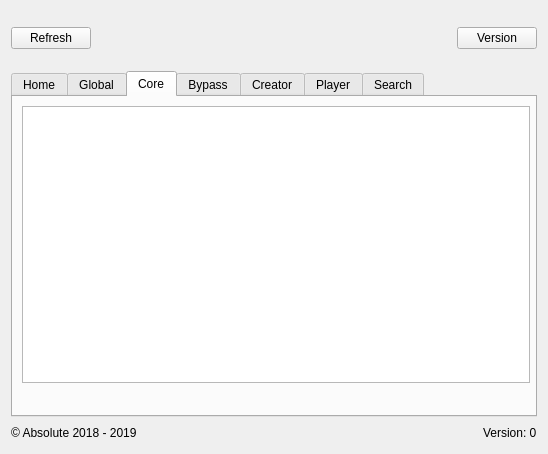
<?xml version="1.0" encoding="UTF-8"?>
<ui version="4.0">
 <class>MainWindow</class>
 <widget class="QMainWindow" name="MainWindow">
  <property name="geometry">
   <rect>
    <x>0</x>
    <y>0</y>
    <width>548</width>
    <height>454</height>
   </rect>
  </property>
  <property name="windowTitle">
   <string>Mega Hack v5</string>
  </property>
  <widget class="QWidget" name="centralWidget">
   <layout class="QVBoxLayout" name="verticalLayout_9">
    <item>
     <layout class="QHBoxLayout" name="horizontalLayout">
      <item>
       <layout class="QVBoxLayout" name="verticalLayout_8">
        <item>
         <widget class="QPushButton" name="refreshPushButton">
          <property name="text">
           <string>Refresh</string>
          </property>
         </widget>
        </item>
       </layout>
      </item>
      <item>
       <spacer name="horizontalSpacer">
        <property name="orientation">
         <enum>Qt::Horizontal</enum>
        </property>
        <property name="sizeHint" stdset="0">
         <size>
          <width>40</width>
          <height>20</height>
         </size>
        </property>
       </spacer>
      </item>
      <item>
       <widget class="QLabel" name="bannerLabel">
        <property name="minimumSize">
         <size>
          <width>116</width>
          <height>54</height>
         </size>
        </property>
        <property name="text">
         <string/>
        </property>
       </widget>
      </item>
      <item>
       <spacer name="horizontalSpacer_2">
        <property name="orientation">
         <enum>Qt::Horizontal</enum>
        </property>
        <property name="sizeHint" stdset="0">
         <size>
          <width>40</width>
          <height>20</height>
         </size>
        </property>
       </spacer>
      </item>
      <item>
       <layout class="QVBoxLayout" name="verticalLayout">
        <item>
         <widget class="QPushButton" name="versionCheckPushButton">
          <property name="text">
           <string>Version</string>
          </property>
         </widget>
        </item>
       </layout>
      </item>
     </layout>
    </item>
    <item>
     <widget class="QTabWidget" name="tabWidget">
      <property name="maximumSize">
       <size>
        <width>16777215</width>
        <height>16777215</height>
       </size>
      </property>
      <property name="currentIndex">
       <number>2</number>
      </property>
      <widget class="QWidget" name="otherTab">
       <attribute name="title">
        <string>Home</string>
       </attribute>
       <layout class="QVBoxLayout" name="verticalLayout_6">
        <item>
         <widget class="QLabel" name="pidLabel">
          <property name="text">
           <string>PID:0</string>
          </property>
         </widget>
        </item>
        <item>
         <widget class="QTextBrowser" name="infoTextBrowser"/>
        </item>
       </layout>
      </widget>
      <widget class="QWidget" name="genericPage">
       <attribute name="title">
        <string>Global</string>
       </attribute>
       <layout class="QVBoxLayout" name="verticalLayout_7">
        <item>
         <layout class="QHBoxLayout" name="horizontalLayout_3">
          <item>
           <widget class="QLabel" name="label_5">
            <property name="minimumSize">
             <size>
              <width>70</width>
              <height>0</height>
             </size>
            </property>
            <property name="text">
             <string>Miscellaneous:</string>
            </property>
           </widget>
          </item>
          <item>
           <widget class="QPushButton" name="moduleInfoPushButton">
            <property name="text">
             <string>Module Info</string>
            </property>
           </widget>
          </item>
          <item>
           <widget class="QPushButton" name="anticheatPushButton">
            <property name="text">
             <string>No AntiCheat</string>
            </property>
           </widget>
          </item>
          <item>
           <widget class="QPushButton" name="transitionPushButton">
            <property name="text">
             <string>Transition</string>
            </property>
           </widget>
          </item>
          <item>
           <widget class="QPushButton" name="labelTextPushButton">
            <property name="text">
             <string>Label Text</string>
            </property>
           </widget>
          </item>
          <item>
           <spacer name="horizontalSpacer_3">
            <property name="orientation">
             <enum>Qt::Horizontal</enum>
            </property>
            <property name="sizeHint" stdset="0">
             <size>
              <width>40</width>
              <height>20</height>
             </size>
            </property>
           </spacer>
          </item>
         </layout>
        </item>
        <item>
         <layout class="QHBoxLayout" name="horizontalLayout_6"/>
        </item>
        <item>
         <layout class="QHBoxLayout" name="horizontalLayout_4"/>
        </item>
        <item>
         <widget class="QListWidget" name="globalListWidget"/>
        </item>
       </layout>
      </widget>
      <widget class="QWidget" name="coreTab">
       <attribute name="title">
        <string>Core</string>
       </attribute>
       <widget class="QListWidget" name="coreListWidget">
        <property name="geometry">
         <rect>
          <x>9</x>
          <y>9</y>
          <width>508</width>
          <height>277</height>
         </rect>
        </property>
       </widget>
      </widget>
      <widget class="QWidget" name="bypassTab">
       <attribute name="title">
        <string>Bypass</string>
       </attribute>
       <layout class="QVBoxLayout" name="verticalLayout_5">
        <item>
         <widget class="QListWidget" name="bypassListWidget"/>
        </item>
       </layout>
      </widget>
      <widget class="QWidget" name="creatorTab">
       <attribute name="title">
        <string>Creator</string>
       </attribute>
       <layout class="QVBoxLayout" name="verticalLayout_3">
        <item>
         <layout class="QHBoxLayout" name="horizontalLayout_9">
          <item>
           <widget class="QPushButton" name="creatorSetValuePushButton">
            <property name="text">
             <string>Set Value</string>
            </property>
           </widget>
          </item>
          <item>
           <widget class="QComboBox" name="creatorValueComboBox">
            <property name="editable">
             <bool>false</bool>
            </property>
            <property name="sizeAdjustPolicy">
             <enum>QComboBox::AdjustToContents</enum>
            </property>
            <property name="iconSize">
             <size>
              <width>16</width>
              <height>16</height>
             </size>
            </property>
           </widget>
          </item>
          <item>
           <widget class="QDoubleSpinBox" name="creatorValueDoubleSpinBox">
            <property name="decimals">
             <number>3</number>
            </property>
            <property name="minimum">
             <double>-2147483648.000000000000000</double>
            </property>
            <property name="maximum">
             <double>2147483647.000000000000000</double>
            </property>
           </widget>
          </item>
          <item>
           <widget class="QDoubleSpinBox" name="creatorCurrentValueDoubleSpinBox">
            <property name="frame">
             <bool>true</bool>
            </property>
            <property name="readOnly">
             <bool>true</bool>
            </property>
            <property name="buttonSymbols">
             <enum>QAbstractSpinBox::NoButtons</enum>
            </property>
            <property name="accelerated">
             <bool>false</bool>
            </property>
            <property name="decimals">
             <number>3</number>
            </property>
            <property name="minimum">
             <double>-2147483648.000000000000000</double>
            </property>
            <property name="maximum">
             <double>2147483647.000000000000000</double>
            </property>
           </widget>
          </item>
          <item>
           <spacer name="horizontalSpacer_8">
            <property name="orientation">
             <enum>Qt::Horizontal</enum>
            </property>
            <property name="sizeHint" stdset="0">
             <size>
              <width>40</width>
              <height>20</height>
             </size>
            </property>
           </spacer>
          </item>
         </layout>
        </item>
        <item>
         <layout class="QHBoxLayout" name="horizontalLayout_5">
          <item>
           <widget class="QToolButton" name="editorColourToolButton">
            <property name="text">
             <string/>
            </property>
            <property name="icon">
             <iconset resource="res.qrc">
              <normaloff>:/color.png</normaloff>:/color.png</iconset>
            </property>
           </widget>
          </item>
          <item>
           <widget class="QPushButton" name="multiscalePushButton">
            <property name="text">
             <string>MultiScaler</string>
            </property>
           </widget>
          </item>
          <item>
           <widget class="QPushButton" name="lvlPassPushButton">
            <property name="text">
             <string>Level Pass</string>
            </property>
           </widget>
          </item>
          <item>
           <widget class="QPushButton" name="rateLevelPushButton">
            <property name="text">
             <string>Rate Level</string>
            </property>
           </widget>
          </item>
          <item>
           <spacer name="horizontalSpacer_10">
            <property name="orientation">
             <enum>Qt::Horizontal</enum>
            </property>
            <property name="sizeHint" stdset="0">
             <size>
              <width>40</width>
              <height>20</height>
             </size>
            </property>
           </spacer>
          </item>
         </layout>
        </item>
        <item>
         <widget class="QListWidget" name="creatorListWidget"/>
        </item>
       </layout>
      </widget>
      <widget class="QWidget" name="playerTab">
       <attribute name="title">
        <string>Player</string>
       </attribute>
       <layout class="QVBoxLayout" name="verticalLayout_4">
        <item>
         <layout class="QHBoxLayout" name="horizontalLayout_7">
          <item>
           <widget class="QPushButton" name="playerSetValuePushButton">
            <property name="text">
             <string>Set Value</string>
            </property>
           </widget>
          </item>
          <item>
           <widget class="QComboBox" name="playerValueComboBox">
            <property name="sizeAdjustPolicy">
             <enum>QComboBox::AdjustToContents</enum>
            </property>
           </widget>
          </item>
          <item>
           <widget class="QDoubleSpinBox" name="playerValueDoubleSpinBox">
            <property name="decimals">
             <number>3</number>
            </property>
            <property name="minimum">
             <double>-2147483648.000000000000000</double>
            </property>
            <property name="maximum">
             <double>2147483647.000000000000000</double>
            </property>
           </widget>
          </item>
          <item>
           <widget class="QDoubleSpinBox" name="playerCurrentValueDoubleSpinBox">
            <property name="frame">
             <bool>true</bool>
            </property>
            <property name="readOnly">
             <bool>true</bool>
            </property>
            <property name="buttonSymbols">
             <enum>QAbstractSpinBox::NoButtons</enum>
            </property>
            <property name="accelerated">
             <bool>false</bool>
            </property>
            <property name="decimals">
             <number>3</number>
            </property>
            <property name="minimum">
             <double>-2147483648.000000000000000</double>
            </property>
            <property name="maximum">
             <double>2147483647.000000000000000</double>
            </property>
           </widget>
          </item>
          <item>
           <widget class="Line" name="line">
            <property name="orientation">
             <enum>Qt::Vertical</enum>
            </property>
           </widget>
          </item>
          <item>
           <widget class="QPushButton" name="gamemodePushButton">
            <property name="text">
             <string>Gamemode</string>
            </property>
           </widget>
          </item>
          <item>
           <spacer name="horizontalSpacer_7">
            <property name="orientation">
             <enum>Qt::Horizontal</enum>
            </property>
            <property name="sizeHint" stdset="0">
             <size>
              <width>40</width>
              <height>20</height>
             </size>
            </property>
           </spacer>
          </item>
         </layout>
        </item>
        <item>
         <layout class="QHBoxLayout" name="horizontalLayout_10">
          <item>
           <widget class="QToolButton" name="playerColourToolButton">
            <property name="toolTip">
             <string>Icon Colour Picker</string>
            </property>
            <property name="statusTip">
             <string/>
            </property>
            <property name="whatsThis">
             <string/>
            </property>
            <property name="text">
             <string/>
            </property>
            <property name="icon">
             <iconset resource="res.qrc">
              <normaloff>:/color.png</normaloff>:/color.png</iconset>
            </property>
           </widget>
          </item>
          <item>
           <widget class="QPushButton" name="iconStealerPushButton">
            <property name="text">
             <string>Steal Icons</string>
            </property>
           </widget>
          </item>
          <item>
           <widget class="QPushButton" name="setOpacityPushButton">
            <property name="text">
             <string>Set Opacity</string>
            </property>
           </widget>
          </item>
          <item>
           <widget class="QPushButton" name="accountUnlinkerPushButton">
            <property name="text">
             <string>Unlink Account</string>
            </property>
           </widget>
          </item>
          <item>
           <spacer name="horizontalSpacer_6">
            <property name="orientation">
             <enum>Qt::Horizontal</enum>
            </property>
            <property name="sizeHint" stdset="0">
             <size>
              <width>40</width>
              <height>20</height>
             </size>
            </property>
           </spacer>
          </item>
         </layout>
        </item>
        <item>
         <widget class="QListWidget" name="playerListWidget"/>
        </item>
       </layout>
      </widget>
      <widget class="QWidget" name="searchTab">
       <attribute name="title">
        <string>Search</string>
       </attribute>
       <layout class="QVBoxLayout" name="verticalLayout_2">
        <item>
         <layout class="QHBoxLayout" name="horizontalLayout_11">
          <item>
           <widget class="QPushButton" name="searchSetValuePushButton">
            <property name="text">
             <string>Set Value</string>
            </property>
           </widget>
          </item>
          <item>
           <widget class="QComboBox" name="searchValueComboBox">
            <property name="editable">
             <bool>false</bool>
            </property>
            <property name="sizeAdjustPolicy">
             <enum>QComboBox::AdjustToContents</enum>
            </property>
            <property name="iconSize">
             <size>
              <width>16</width>
              <height>16</height>
             </size>
            </property>
           </widget>
          </item>
          <item>
           <widget class="QDoubleSpinBox" name="searchValueDoubleSpinBox">
            <property name="decimals">
             <number>3</number>
            </property>
            <property name="minimum">
             <double>-2147483648.000000000000000</double>
            </property>
            <property name="maximum">
             <double>2147483647.000000000000000</double>
            </property>
           </widget>
          </item>
          <item>
           <widget class="QDoubleSpinBox" name="searchCurrentValueDoubleSpinBox">
            <property name="frame">
             <bool>true</bool>
            </property>
            <property name="readOnly">
             <bool>true</bool>
            </property>
            <property name="buttonSymbols">
             <enum>QAbstractSpinBox::NoButtons</enum>
            </property>
            <property name="accelerated">
             <bool>false</bool>
            </property>
            <property name="decimals">
             <number>3</number>
            </property>
            <property name="minimum">
             <double>-2147483648.000000000000000</double>
            </property>
            <property name="maximum">
             <double>2147483647.000000000000000</double>
            </property>
           </widget>
          </item>
          <item>
           <spacer name="horizontalSpacer_9">
            <property name="orientation">
             <enum>Qt::Horizontal</enum>
            </property>
            <property name="sizeHint" stdset="0">
             <size>
              <width>40</width>
              <height>20</height>
             </size>
            </property>
           </spacer>
          </item>
         </layout>
        </item>
        <item>
         <widget class="QTreeWidget" name="searchTreeWidget">
          <column>
           <property name="text">
            <string notr="true">1</string>
           </property>
          </column>
         </widget>
        </item>
        <item>
         <widget class="QLineEdit" name="searchLineEdit">
          <property name="dragEnabled">
           <bool>false</bool>
          </property>
          <property name="placeholderText">
           <string>Search...</string>
          </property>
          <property name="clearButtonEnabled">
           <bool>true</bool>
          </property>
         </widget>
        </item>
       </layout>
      </widget>
     </widget>
    </item>
    <item>
     <layout class="QHBoxLayout" name="horizontalLayout_2">
      <item>
       <widget class="QLabel" name="copyrightLabel">
        <property name="text">
         <string>&lt;html&gt;&lt;head/&gt;&lt;body&gt;&lt;p&gt;&amp;copy; Absolute 2018 - 2019&lt;/p&gt;&lt;/body&gt;&lt;/html&gt;</string>
        </property>
       </widget>
      </item>
      <item>
       <spacer name="horizontalSpacer_11">
        <property name="orientation">
         <enum>Qt::Horizontal</enum>
        </property>
        <property name="sizeHint" stdset="0">
         <size>
          <width>40</width>
          <height>20</height>
         </size>
        </property>
       </spacer>
      </item>
      <item>
       <widget class="QLabel" name="versionLabel">
        <property name="text">
         <string>Version: 0</string>
        </property>
       </widget>
      </item>
     </layout>
    </item>
   </layout>
  </widget>
  <widget class="QMenuBar" name="menuBar">
   <property name="geometry">
    <rect>
     <x>0</x>
     <y>0</y>
     <width>548</width>
     <height>21</height>
    </rect>
   </property>
  </widget>
 </widget>
 <layoutdefault spacing="6" margin="11"/>
 <resources>
  <include location="res.qrc"/>
 </resources>
 <connections/>
</ui>
